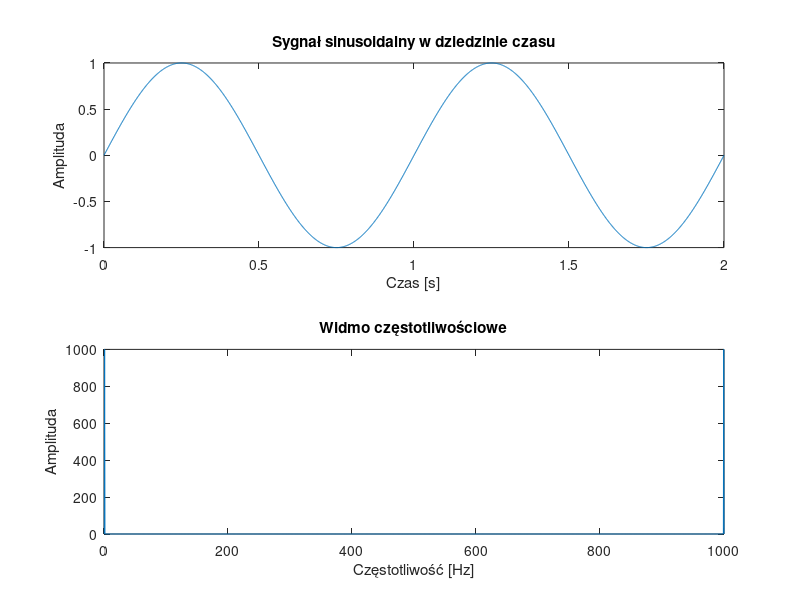

MATLAB code for this plot:
% Parametry sygnału
amplituda = 1;
czestotliwosc = 1; % Hz
czas_trwania = 2; % sekundy
czestotliwosc_probkowania = 1000; % Hz

% Czas sygnału
t = linspace(0, czas_trwania, czas_trwania * czestotliwosc_probkowania);

% Generowanie sygnału sinusoidalnego
sygnal = amplituda * sin(2 * pi * czestotliwosc * t);

% Transformaty Fouriera
widmo = abs(fft(sygnal));
f = linspace(0, czestotliwosc_probkowania, length(widmo));

% Wykresy
subplot(2, 1, 1);
plot(t, sygnal);
title('Sygnał sinusoidalny w dziedzinie czasu');
xlabel('Czas [s]');
ylabel('Amplituda');

subplot(2, 1, 2);
plot(f, widmo);
title('Widmo częstotliwościowe');
xlabel('Częstotliwość [Hz]');
ylabel('Amplituda');
pause
